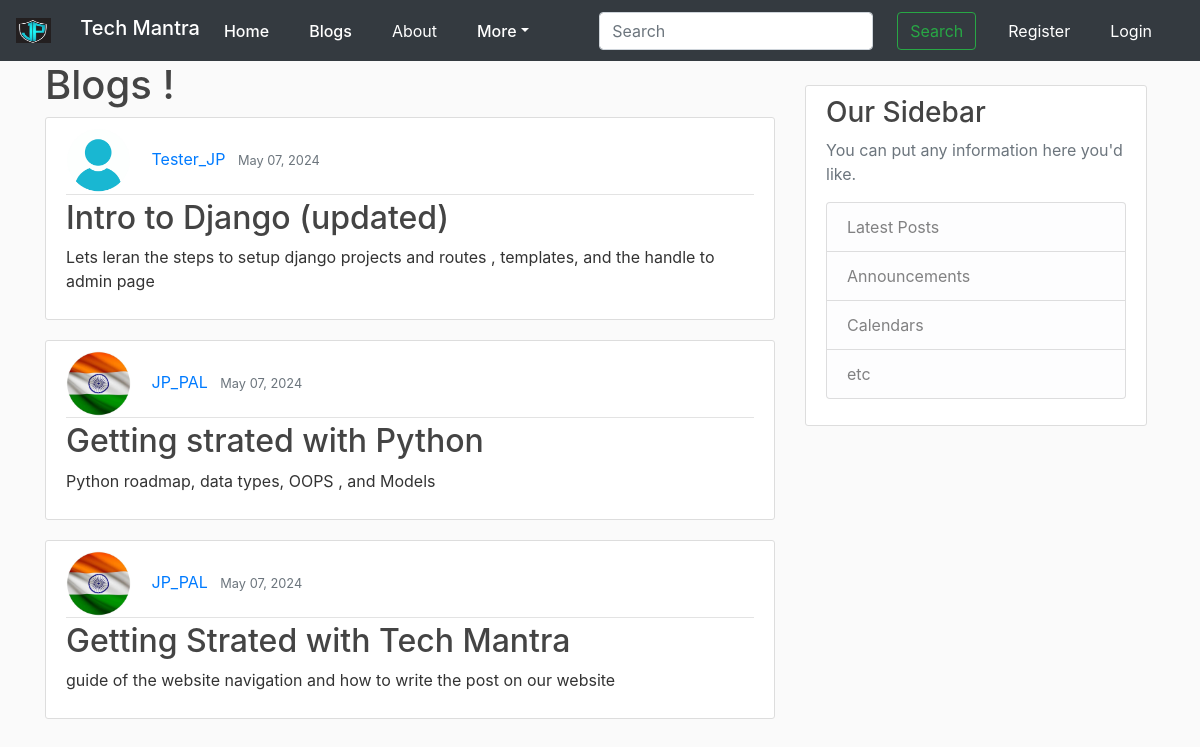
The app's page /, older data.
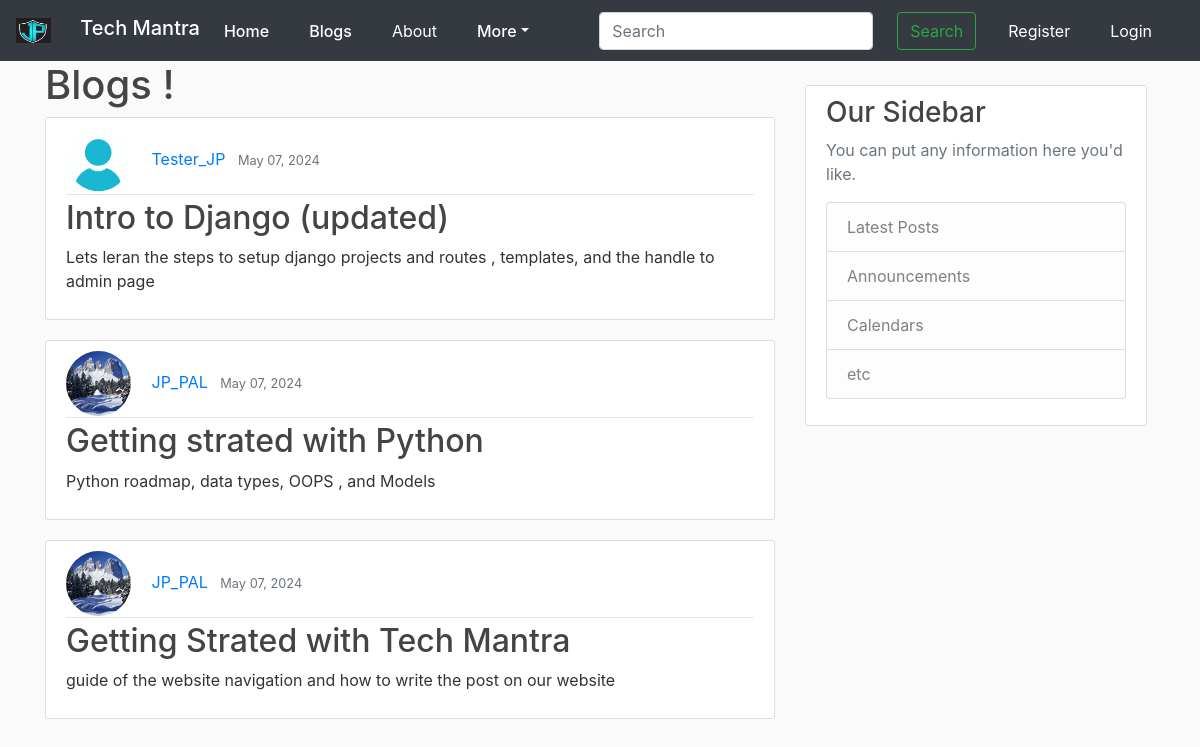
The same page, newer data.
### blog_app/models.py (models this page shows, shortened)
class Post(models.Model): #inheriting model form models , so each class is now going to be it's own table in database
    title= models.CharField(max_length=100) #title is aatribute of table , each attribute will be different field in database
    content = models.TextField()
    date_posted = models.DateTimeField(default=timezone.now) # or can use: auto_now_add=True, for last_update
    author = models.ForeignKey(User, on_delete=models.CASCADE) #the post models having relation to user as a one to Many

### users/models.py (models this page shows, shortened)
class Profile(models.Model):
    user = models.OneToOneField(User, on_delete=models.CASCADE) #one to one realtionship with profile user , cascade- delete user then delete profile
    image = models.ImageField(default='default.jpg',upload_to='profile_pics') #profile_pics the directory

### blog_app/views.py (the view)
# urls.py: path('',PostListView.as_view(), name='blog_app-home'),
class PostListView(ListView):
    model = Post    #querying the post model
    template_name = 'blog_app/home.html'
    context_object_name = 'posts' #bcz list view will be looking the post as the object name
    ordering = ['-date_posted']
    paginate_by = 5

### blog_app/templates/blog_app/home.html
{% extends "blog_app/base.html" %}
{% block content %}
<h1> Blogs !</h1>
    {% for post in posts %}
    <article class="media content-section">
        <div class="media-body">
            <div class="article-metadata">
                <img class="rounded-circle article-img" src="{{ post.author.profile.image.url }}">
                <a class="mr-2" href="#">{{ post.author }}</a>
                <small class="text-muted">
                {{ post.date_posted|date:"F d, Y" }}
                </small>
            </div>
            <h2><a class="article-title" href="{% url 'post-detail' post.id %}">{{ post.title }}</a></h2>
            <p class="article-content">{{ post.content }}</p>
        </div>
    </article>
    {% endfor %}
{% endblock content  %}

Row changes from the older to the newer data that the page shows:
changed through a linked row, Post "Getting strated with Python": author.profile.image: a different picture
changed through a linked row, Post "Getting Strated with Tech Mantra": author.profile.image: a different picture
